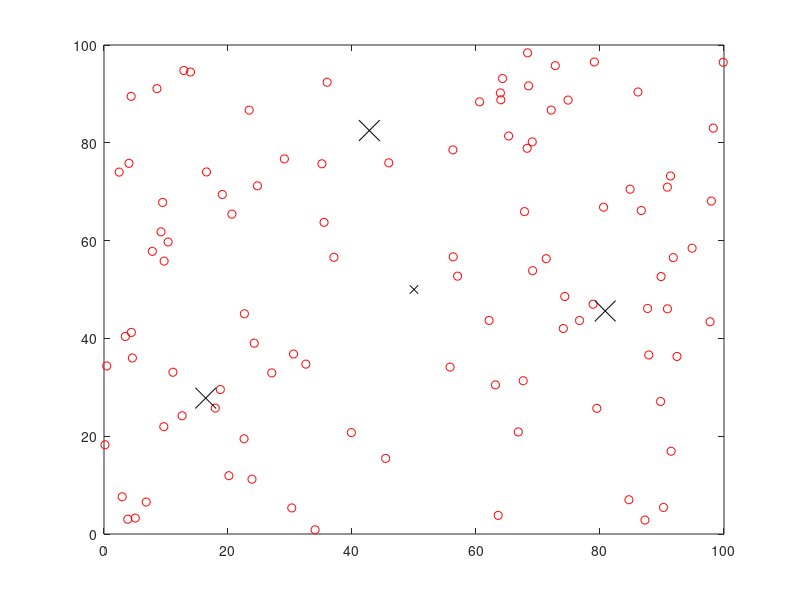

This chart was generated by the following MATLAB code:
clc; clear; close;

%%%%%%%%%%%%%%%%%%%% PARAMETERS %%%%%%%%%%%%%%%%%%%%

% Field Dimensions
x_max = 100;
y_max = 100;

% Sink Coordinates
sink.x = 0.5 * x_max;
sink.y = 0.5 * y_max;

% Number of Nodes
NUM_NODES = 100;

% Number of Clusters
k = 3;

%%%%%%%%%%%%%%%%%%%% END OF PARAMETERS %%%%%%%%%%%%%%%%%%%%


% Creating a random sensor network
figure(1);

for i = 1:1:NUM_NODES
    S(i, 1) = rand(1, 1) * x_max;
    S(i, 2) = rand(1, 1) * y_max;
    
    plot(S(i, 1), S(i, 2), 'red o');
    hold on;
end

disp(S);

plot(sink.x, sink.y, 'black x');
hold on;

[idx, C] = kmeans(S, k);
disp(idx);
disp(C);
plot(C(:,1), C(:,2), 'black x', 'MarkerSize', 15);
hold on;
